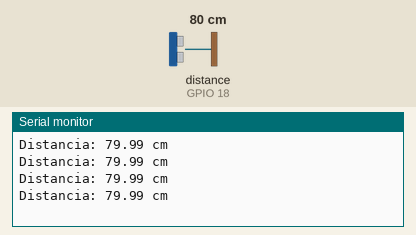
The sketch below on a simulated ESP32. Shown: the last lines printed to the serial monitor. Wiring (inferred from the names in the program): ultrasonic range finder: trigger GPIO 5; echo GPIO 18. The test bench sets the inputs (shaded band); at power-on: distance to the obstacle (sensor on GPIO 18) 80 cm. The echo pulse lasts 58.3 µs per cm.

Above: at 1.2 s.
1.3 s: distance to the obstacle (sensor on GPIO 18) set to 2 cm
At 1.73 s:
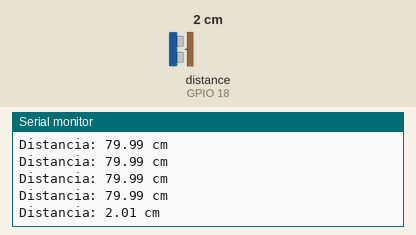
2.8 s: distance to the obstacle (sensor on GPIO 18) set to 4 cm
At 2.94 s:
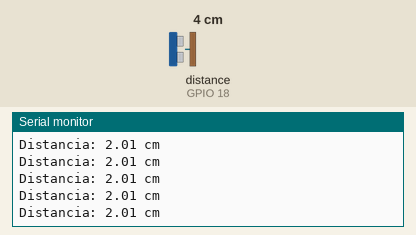
Timing chart, 0 to 5.8 s (numbered marks = the images above; inputs shaded):
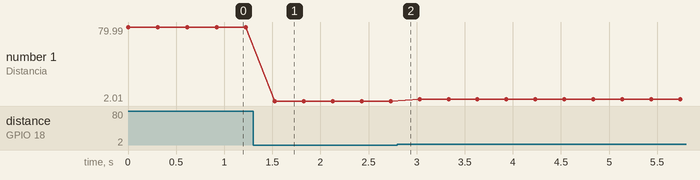

Measured:
- after the input at 1.3 s, the serial monitor: prints a new line after 0.23 s (image 1)
- plotted number 1: 79.99 → 2.01 after the input at 1.3 s, 2.01 → 4.01 after the input at 2.8 s

The sketch:

SensorUltrasonido.ino
```cpp
#define TRIG_PIN 5
#define ECHO_PIN 18

long duracion;
float distancia;

void setup() {
  Serial.begin(115200);
  pinMode(TRIG_PIN, OUTPUT);
  pinMode(ECHO_PIN, INPUT);
}

void loop() {
  // Enviar pulso TRIG
  digitalWrite(TRIG_PIN, LOW);
  delayMicroseconds(2);
  digitalWrite(TRIG_PIN, HIGH);
  delayMicroseconds(10);
  digitalWrite(TRIG_PIN, LOW);

  // Medir tiempo de retorno del pulso
  duracion = pulseIn(ECHO_PIN, HIGH);

  // Calcular distancia en cm
  distancia = duracion * 0.0343 / 2;

  Serial.print("Distancia: ");
  Serial.print(distancia);
  Serial.println(" cm");

  delay(300);
}
```
